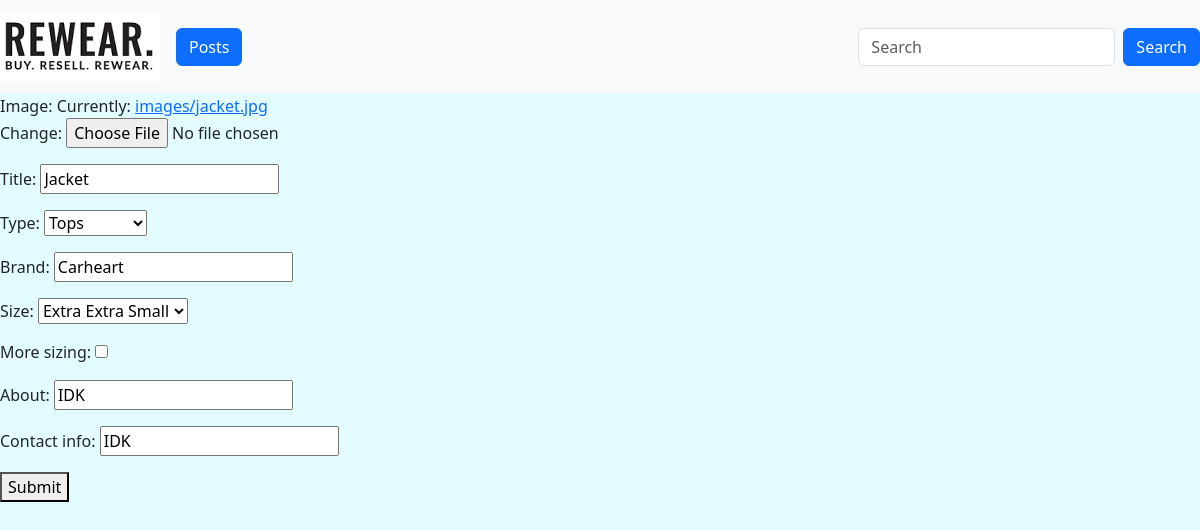
The app's page /update_post/2/ with its own data.
### rewear_app/models.py (models this page shows, shortened)
class Post(models.Model):
    Type = (
        ('Tops', 'Tops'),
        ('Bottoms', 'Bottoms'),
        ('Outerwear', 'Outerwear'),
        ('Shoes', 'Shoes'),
        ('Assosories', 'Assosories'),
        ('Dresses', 'Dresses'),
        ('Shirt', 'Shirt')
        )
    Size = (
        ('XXXS', 'Three XS'),
        ('XXS', 'Extra Extra Small'),
        ('XS', 'Extra Small'),
        ('S', 'Small'),
        ('M', 'Meduim'),
        ('L', 'Large'),
        ('XL', 'Extra Large'),
        ('XXL', 'Extra Extra Large'),
        ('XXL', 'Three XL'),
        ('Other', 'Other')
        )
    image = models.ImageField(upload_to='images')           # Make it into an array later so multiple images can be uploaded
    brand = models.CharField(max_length=200)                # might make it a dropdown with an other option
    contact_info = models.CharField(max_length=200)         # Place for user to input info
    type = models.CharField(max_length=200, choices=Type)   # type of clothing
    size = models.CharField(max_length=200, choices=Size)   # defualt size
    about = models.CharField(max_length=200,blank=True)     # Allows user to input more info
    more_sizing = models.BooleanField(default=False)        # Check allows users to sort by more sizes
    title = models.CharField(max_length=200)

### rewear_app/views.py (the view)
# urls.py: path('update_post/<int:post_id>/', views.updatePost, name='update_post'),
def updatePost(request, post_id):
    post = Post.objects.get(pk=post_id)
    if request.method == 'POST':
        form = PostForm(request.POST, request.FILES, instance=post)  # Pass the instance to pre-fill the form
        if form.is_valid():
            form.save()
            return redirect('posts')
    else:
        form = PostForm(instance=post)  # Initialize the form with the instance
    context = {'form': form}
    return render(request, 'rewear_app/post_form.html', context)

### rewear_app/forms.py
class PostForm(ModelForm):
    class Meta:
        model = Post
        fields =('image', 'title', 'type', 'brand', 'size', 'more_sizing', 'about', 'contact_info') #update for image

### rewear_app/templates/rewear_app/post_form.html (shortened to what this page needs)
{% extends 'rewear_app/base_template.html' %}
{% block content %}
<form method="post" enctype="multipart/form-data">
    {{ form.as_p }}
    <button type="submit">Submit</button>
</form>
{% endblock content %}

### records on screen
Post: title "Jacket", type "Tops", brand "Carheart", size "Extra Extra Small", about "IDK", contact_info "IDK"
